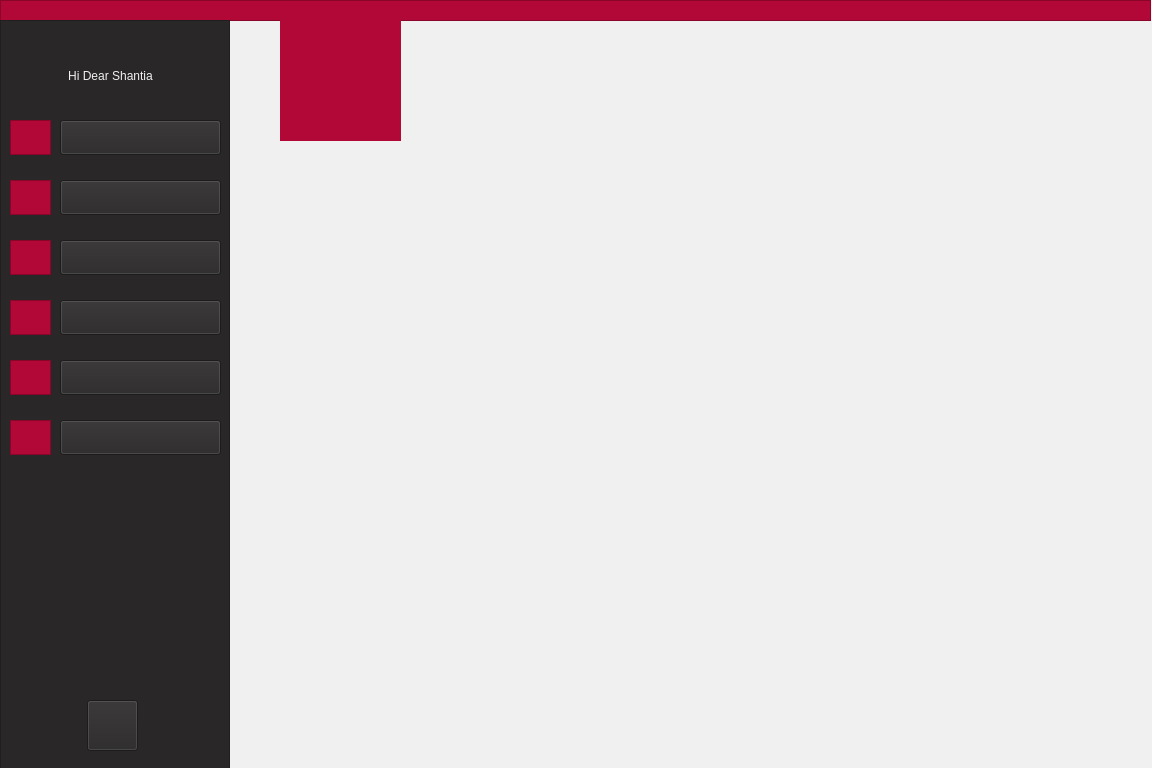
<?xml version="1.0" encoding="UTF-8"?>
<ui version="4.0">
 <class>StudentMainMenu</class>
 <widget class="QWidget" name="StudentMainMenu">
  <property name="geometry">
   <rect>
    <x>0</x>
    <y>0</y>
    <width>1152</width>
    <height>768</height>
   </rect>
  </property>
  <property name="maximumSize">
   <size>
    <width>1152</width>
    <height>768</height>
   </size>
  </property>
  <property name="windowTitle">
   <string>Form</string>
  </property>
  <property name="styleSheet">
   <string notr="true">background-color: rgb(240, 240, 240);</string>
  </property>
  <widget class="QLabel" name="label_9">
   <property name="geometry">
    <rect>
     <x>285</x>
     <y>20</y>
     <width>111</width>
     <height>111</height>
    </rect>
   </property>
   <property name="styleSheet">
    <string notr="true">background-color: rgb(178, 8, 55);</string>
   </property>
   <property name="text">
    <string/>
   </property>
   <property name="pixmap">
    <pixmap resource="pictures.qrc">:/logo/filename.jpg</pixmap>
   </property>
   <property name="scaledContents">
    <bool>true</bool>
   </property>
  </widget>
  <widget class="QLabel" name="label">
   <property name="geometry">
    <rect>
     <x>280</x>
     <y>20</y>
     <width>121</width>
     <height>121</height>
    </rect>
   </property>
   <property name="styleSheet">
    <string notr="true">background-color: rgb(178, 8, 55);
border-color: rgb(178, 8, 55);
</string>
   </property>
   <property name="text">
    <string/>
   </property>
   <property name="pixmap">
    <pixmap>:/AjaxLogo/filename.jpg</pixmap>
   </property>
   <property name="scaledContents">
    <bool>true</bool>
   </property>
   <property name="alignment">
    <set>Qt::AlignCenter</set>
   </property>
  </widget>
  <widget class="QFrame" name="frame">
   <property name="geometry">
    <rect>
     <x>0</x>
     <y>0</y>
     <width>1151</width>
     <height>21</height>
    </rect>
   </property>
   <property name="styleSheet">
    <string notr="true">background-color: rgb(178, 8, 55);
border-color: rgb(178, 8, 55);</string>
   </property>
   <property name="frameShape">
    <enum>QFrame::StyledPanel</enum>
   </property>
   <property name="frameShadow">
    <enum>QFrame::Raised</enum>
   </property>
  </widget>
  <widget class="QFrame" name="frame_2">
   <property name="geometry">
    <rect>
     <x>0</x>
     <y>20</y>
     <width>230</width>
     <height>768</height>
    </rect>
   </property>
   <property name="styleSheet">
    <string notr="true">background-color: rgb(41, 39, 40);
border-color: rgb(41, 39, 40);</string>
   </property>
   <property name="frameShape">
    <enum>QFrame::StyledPanel</enum>
   </property>
   <property name="frameShadow">
    <enum>QFrame::Raised</enum>
   </property>
   <widget class="QPushButton" name="pushButton">
    <property name="geometry">
     <rect>
      <x>60</x>
      <y>100</y>
      <width>161</width>
      <height>35</height>
     </rect>
    </property>
    <property name="styleSheet">
     <string notr="true">font: 11pt &quot;Montserrat&quot;;
</string>
    </property>
    <property name="text">
     <string/>
    </property>
   </widget>
   <widget class="QPushButton" name="pushButton_2">
    <property name="geometry">
     <rect>
      <x>60</x>
      <y>160</y>
      <width>161</width>
      <height>35</height>
     </rect>
    </property>
    <property name="styleSheet">
     <string notr="true">font: 11pt &quot;Montserrat&quot;;
</string>
    </property>
    <property name="text">
     <string/>
    </property>
   </widget>
   <widget class="QPushButton" name="pushButton_3">
    <property name="geometry">
     <rect>
      <x>60</x>
      <y>220</y>
      <width>161</width>
      <height>35</height>
     </rect>
    </property>
    <property name="styleSheet">
     <string notr="true">font: 11pt &quot;Montserrat&quot;;
</string>
    </property>
    <property name="text">
     <string/>
    </property>
   </widget>
   <widget class="QPushButton" name="pushButton_4">
    <property name="geometry">
     <rect>
      <x>60</x>
      <y>280</y>
      <width>161</width>
      <height>35</height>
     </rect>
    </property>
    <property name="styleSheet">
     <string notr="true">font: 11pt &quot;Montserrat&quot;;
</string>
    </property>
    <property name="text">
     <string/>
    </property>
   </widget>
   <widget class="QFrame" name="frame_3">
    <property name="geometry">
     <rect>
      <x>10</x>
      <y>100</y>
      <width>41</width>
      <height>35</height>
     </rect>
    </property>
    <property name="styleSheet">
     <string notr="true">background-color: rgb(178, 8, 55);
border-color: rgb(178, 8, 55);</string>
    </property>
    <property name="frameShape">
     <enum>QFrame::StyledPanel</enum>
    </property>
    <property name="frameShadow">
     <enum>QFrame::Raised</enum>
    </property>
    <widget class="QLabel" name="label_21">
     <property name="geometry">
      <rect>
       <x>5</x>
       <y>2</y>
       <width>31</width>
       <height>31</height>
      </rect>
     </property>
     <property name="styleSheet">
      <string notr="true"/>
     </property>
     <property name="text">
      <string/>
     </property>
     <property name="pixmap">
      <pixmap resource="icon.qrc">:/icon/profile.png</pixmap>
     </property>
     <property name="scaledContents">
      <bool>true</bool>
     </property>
    </widget>
   </widget>
   <widget class="QFrame" name="frame_5">
    <property name="geometry">
     <rect>
      <x>10</x>
      <y>160</y>
      <width>41</width>
      <height>35</height>
     </rect>
    </property>
    <property name="cursor">
     <cursorShape>ArrowCursor</cursorShape>
    </property>
    <property name="styleSheet">
     <string notr="true">background-color: rgb(178, 8, 55);
border-color: rgb(178, 8, 55);</string>
    </property>
    <property name="frameShape">
     <enum>QFrame::StyledPanel</enum>
    </property>
    <property name="frameShadow">
     <enum>QFrame::Raised</enum>
    </property>
    <widget class="QLabel" name="label_18">
     <property name="geometry">
      <rect>
       <x>5</x>
       <y>2</y>
       <width>31</width>
       <height>31</height>
      </rect>
     </property>
     <property name="text">
      <string/>
     </property>
     <property name="pixmap">
      <pixmap resource="icon.qrc">:/icon/message.png</pixmap>
     </property>
     <property name="scaledContents">
      <bool>true</bool>
     </property>
    </widget>
   </widget>
   <widget class="QFrame" name="frame_6">
    <property name="geometry">
     <rect>
      <x>10</x>
      <y>220</y>
      <width>41</width>
      <height>35</height>
     </rect>
    </property>
    <property name="styleSheet">
     <string notr="true">background-color: rgb(178, 8, 55);
border-color: rgb(178, 8, 55);</string>
    </property>
    <property name="frameShape">
     <enum>QFrame::StyledPanel</enum>
    </property>
    <property name="frameShadow">
     <enum>QFrame::Raised</enum>
    </property>
    <widget class="QLabel" name="label_11">
     <property name="geometry">
      <rect>
       <x>5</x>
       <y>2</y>
       <width>31</width>
       <height>31</height>
      </rect>
     </property>
     <property name="text">
      <string/>
     </property>
     <property name="pixmap">
      <pixmap resource="icon.qrc">:/icon/schedule.png</pixmap>
     </property>
     <property name="scaledContents">
      <bool>true</bool>
     </property>
    </widget>
   </widget>
   <widget class="QFrame" name="frame_7">
    <property name="geometry">
     <rect>
      <x>10</x>
      <y>280</y>
      <width>41</width>
      <height>35</height>
     </rect>
    </property>
    <property name="styleSheet">
     <string notr="true">background-color: rgb(178, 8, 55);
border-color: rgb(178, 8, 55);</string>
    </property>
    <property name="frameShape">
     <enum>QFrame::StyledPanel</enum>
    </property>
    <property name="frameShadow">
     <enum>QFrame::Raised</enum>
    </property>
    <widget class="QLabel" name="label_7">
     <property name="geometry">
      <rect>
       <x>5</x>
       <y>2</y>
       <width>31</width>
       <height>31</height>
      </rect>
     </property>
     <property name="text">
      <string/>
     </property>
     <property name="pixmap">
      <pixmap resource="term-management-icon.qrc">:/icons/icons8-web-64.png</pixmap>
     </property>
     <property name="scaledContents">
      <bool>true</bool>
     </property>
    </widget>
   </widget>
   <widget class="QLabel" name="label_2">
    <property name="geometry">
     <rect>
      <x>20</x>
      <y>40</y>
      <width>181</width>
      <height>31</height>
     </rect>
    </property>
    <property name="styleSheet">
     <string notr="true">font: 11pt &quot;Montserrat&quot;;
color: rgb(240, 240, 240);</string>
    </property>
    <property name="text">
     <string>Hi Dear Shantia</string>
    </property>
    <property name="alignment">
     <set>Qt::AlignCenter</set>
    </property>
   </widget>
   <widget class="QLabel" name="label_3">
    <property name="geometry">
     <rect>
      <x>110</x>
      <y>100</y>
      <width>71</width>
      <height>30</height>
     </rect>
    </property>
    <property name="autoFillBackground">
     <bool>false</bool>
    </property>
    <property name="styleSheet">
     <string notr="true">font: 11pt &quot;Montserrat&quot;;
color: rgb(240, 240, 240);</string>
    </property>
    <property name="lineWidth">
     <number>0</number>
    </property>
    <property name="text">
     <string>Profile</string>
    </property>
    <property name="alignment">
     <set>Qt::AlignCenter</set>
    </property>
   </widget>
   <widget class="QLabel" name="label_4">
    <property name="geometry">
     <rect>
      <x>90</x>
      <y>160</y>
      <width>111</width>
      <height>30</height>
     </rect>
    </property>
    <property name="styleSheet">
     <string notr="true">font: 11pt &quot;Montserrat&quot;;
color: rgb(240, 240, 240);</string>
    </property>
    <property name="text">
     <string>Messages</string>
    </property>
    <property name="alignment">
     <set>Qt::AlignCenter</set>
    </property>
   </widget>
   <widget class="QLabel" name="label_5">
    <property name="geometry">
     <rect>
      <x>60</x>
      <y>220</y>
      <width>161</width>
      <height>30</height>
     </rect>
    </property>
    <property name="styleSheet">
     <string notr="true">font: 11pt &quot;Montserrat&quot;;
color: rgb(240, 240, 240);</string>
    </property>
    <property name="text">
     <string>Weekly Schedule</string>
    </property>
    <property name="alignment">
     <set>Qt::AlignCenter</set>
    </property>
   </widget>
   <widget class="QLabel" name="label_8">
    <property name="geometry">
     <rect>
      <x>92</x>
      <y>690</y>
      <width>40</width>
      <height>40</height>
     </rect>
    </property>
    <property name="minimumSize">
     <size>
      <width>15</width>
      <height>15</height>
     </size>
    </property>
    <property name="text">
     <string/>
    </property>
    <property name="pixmap">
     <pixmap resource="third-icon-group.qrc">:/thirdicon/icons8-power-off-button-64.png</pixmap>
    </property>
    <property name="scaledContents">
     <bool>true</bool>
    </property>
   </widget>
   <widget class="QPushButton" name="pushButton_5">
    <property name="geometry">
     <rect>
      <x>87</x>
      <y>680</y>
      <width>51</width>
      <height>51</height>
     </rect>
    </property>
    <property name="text">
     <string/>
    </property>
   </widget>
   <widget class="QFrame" name="frame_8">
    <property name="geometry">
     <rect>
      <x>10</x>
      <y>340</y>
      <width>41</width>
      <height>35</height>
     </rect>
    </property>
    <property name="styleSheet">
     <string notr="true">background-color: rgb(178, 8, 55);
border-color: rgb(178, 8, 55);</string>
    </property>
    <property name="frameShape">
     <enum>QFrame::StyledPanel</enum>
    </property>
    <property name="frameShadow">
     <enum>QFrame::Raised</enum>
    </property>
    <widget class="QLabel" name="label_10">
     <property name="geometry">
      <rect>
       <x>5</x>
       <y>2</y>
       <width>31</width>
       <height>31</height>
      </rect>
     </property>
     <property name="text">
      <string/>
     </property>
     <property name="pixmap">
      <pixmap resource="term-management-icon.qrc">:/icons/icons8-view-headline-50.png</pixmap>
     </property>
     <property name="scaledContents">
      <bool>true</bool>
     </property>
    </widget>
   </widget>
   <widget class="QPushButton" name="pushButton_6">
    <property name="geometry">
     <rect>
      <x>60</x>
      <y>340</y>
      <width>161</width>
      <height>35</height>
     </rect>
    </property>
    <property name="styleSheet">
     <string notr="true">font: 11pt &quot;Montserrat&quot;;
</string>
    </property>
    <property name="text">
     <string/>
    </property>
   </widget>
   <widget class="QFrame" name="frame_9">
    <property name="geometry">
     <rect>
      <x>10</x>
      <y>400</y>
      <width>41</width>
      <height>35</height>
     </rect>
    </property>
    <property name="styleSheet">
     <string notr="true">background-color: rgb(178, 8, 55);
border-color: rgb(178, 8, 55);</string>
    </property>
    <property name="frameShape">
     <enum>QFrame::StyledPanel</enum>
    </property>
    <property name="frameShadow">
     <enum>QFrame::Raised</enum>
    </property>
    <widget class="QLabel" name="label_12">
     <property name="geometry">
      <rect>
       <x>5</x>
       <y>2</y>
       <width>31</width>
       <height>31</height>
      </rect>
     </property>
     <property name="text">
      <string/>
     </property>
     <property name="pixmap">
      <pixmap resource="term-management-icon.qrc">:/icons/icons8-survey-50.png</pixmap>
     </property>
     <property name="scaledContents">
      <bool>true</bool>
     </property>
    </widget>
   </widget>
   <widget class="QPushButton" name="pushButton_7">
    <property name="geometry">
     <rect>
      <x>60</x>
      <y>400</y>
      <width>161</width>
      <height>35</height>
     </rect>
    </property>
    <property name="styleSheet">
     <string notr="true">font: 11pt &quot;Montserrat&quot;;
</string>
    </property>
    <property name="text">
     <string/>
    </property>
   </widget>
   <widget class="QLabel" name="label_13">
    <property name="geometry">
     <rect>
      <x>90</x>
      <y>350</y>
      <width>121</width>
      <height>20</height>
     </rect>
    </property>
    <property name="styleSheet">
     <string notr="true">font: 11pt &quot;Montserrat&quot;;
color: rgb(240, 240, 240);</string>
    </property>
    <property name="text">
     <string>View Scores</string>
    </property>
   </widget>
   <widget class="QLabel" name="label_6">
    <property name="geometry">
     <rect>
      <x>95</x>
      <y>290</y>
      <width>111</width>
      <height>20</height>
     </rect>
    </property>
    <property name="styleSheet">
     <string notr="true">font: 11pt &quot;Montserrat&quot;;
color: rgb(240, 240, 240);</string>
    </property>
    <property name="text">
     <string>Enrollment</string>
    </property>
   </widget>
   <widget class="QLabel" name="label_14">
    <property name="geometry">
     <rect>
      <x>80</x>
      <y>410</y>
      <width>141</width>
      <height>20</height>
     </rect>
    </property>
    <property name="styleSheet">
     <string notr="true">font: 11pt &quot;Montserrat&quot;;
color: rgb(240, 240, 240);</string>
    </property>
    <property name="text">
     <string>Teacher Survey</string>
    </property>
   </widget>
   <zorder>frame_5</zorder>
   <zorder>frame_6</zorder>
   <zorder>frame_7</zorder>
   <zorder>label_2</zorder>
   <zorder>label_3</zorder>
   <zorder>label_4</zorder>
   <zorder>label_5</zorder>
   <zorder>frame_3</zorder>
   <zorder>pushButton</zorder>
   <zorder>pushButton_2</zorder>
   <zorder>pushButton_3</zorder>
   <zorder>label_8</zorder>
   <zorder>pushButton_5</zorder>
   <zorder>frame_8</zorder>
   <zorder>frame_9</zorder>
   <zorder>label_13</zorder>
   <zorder>label_6</zorder>
   <zorder>label_14</zorder>
   <zorder>pushButton_7</zorder>
   <zorder>pushButton_6</zorder>
   <zorder>pushButton_4</zorder>
  </widget>
  <zorder>frame</zorder>
  <zorder>frame_2</zorder>
  <zorder>label</zorder>
  <zorder>label_9</zorder>
 </widget>
 <resources>
  <include location="pictures.qrc"/>
  <include location="term-management-icon.qrc"/>
  <include location="third-icon-group.qrc"/>
  <include location="icon.qrc"/>
 </resources>
 <connections/>
</ui>
